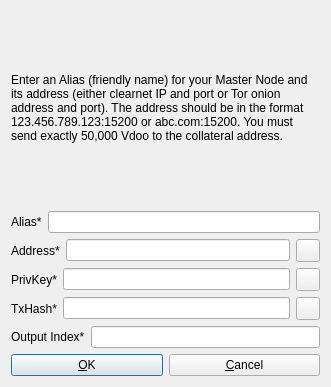
<?xml version="1.0" encoding="UTF-8"?>
<ui version="4.0">
 <class>AddEditAtomNode</class>
 <widget class="QDialog" name="AddEditAtomNode">
  <property name="geometry">
   <rect>
    <x>0</x>
    <y>0</y>
    <width>331</width>
    <height>387</height>
   </rect>
  </property>
  <property name="windowTitle">
   <string>Add/Edit Vdoo Node</string>
  </property>
  <property name="modal">
   <bool>true</bool>
  </property>
  <layout class="QVBoxLayout" name="verticalLayout">
   <item>
    <widget class="QLabel" name="label_9">
     <property name="sizePolicy">
      <sizepolicy hsizetype="Preferred" vsizetype="Expanding">
       <horstretch>0</horstretch>
       <verstretch>0</verstretch>
      </sizepolicy>
     </property>
     <property name="text">
      <string>&lt;html&gt;&lt;head/&gt;&lt;body&gt;&lt;p&gt;Enter an Alias (friendly name) for your Master Node and its address (either clearnet IP and port or Tor onion address and port). The address should be in the format 123.456.789.123:15200 or abc.com:15200. You must send exactly 50,000 Vdoo  to the collateral address.&lt;/p&gt;&lt;/body&gt;&lt;/html&gt;</string>
     </property>
     <property name="wordWrap">
      <bool>true</bool>
     </property>
    </widget>
   </item>
   <item>
    <layout class="QHBoxLayout" name="horizontalLayout_4">
     <property name="bottomMargin">
      <number>0</number>
     </property>
     <item>
      <widget class="QLabel" name="label_4">
       <property name="text">
        <string>Alias*</string>
       </property>
      </widget>
     </item>
     <item>
      <widget class="QLineEdit" name="aliasLineEdit"/>
     </item>
    </layout>
   </item>
   <item>
    <layout class="QHBoxLayout" name="horizontalLayout_5">
     <property name="bottomMargin">
      <number>0</number>
     </property>
     <item>
      <widget class="QLabel" name="label_6">
       <property name="text">
        <string>Address*</string>
       </property>
      </widget>
     </item>
     <item>
      <widget class="QLineEdit" name="addressLineEdit"/>
     </item>
     <item>
      <widget class="QToolButton" name="AddEditAddressPasteButton">
       <property name="toolTip">
        <string>Paste address from clipboard</string>
       </property>
       <property name="text">
        <string/>
       </property>
       <property name="icon">
        <iconset resource="../bitcoin.qrc">
         <normaloff>:/icons/editpaste</normaloff>:/icons/editpaste</iconset>
       </property>
       <property name="shortcut">
        <string>Alt+P</string>
       </property>
      </widget>
     </item>
    </layout>
   </item>
   <item>
    <layout class="QHBoxLayout" name="horizontalLayout_3">
     <property name="bottomMargin">
      <number>0</number>
     </property>
     <item>
      <widget class="QLabel" name="label_5">
       <property name="text">
        <string>PrivKey*</string>
       </property>
      </widget>
     </item>
     <item>
      <widget class="QLineEdit" name="privkeyLineEdit"/>
     </item>
     <item>
      <widget class="QToolButton" name="AddEditPrivkeyPasteButton">
       <property name="toolTip">
        <string>Paste address from clipboard</string>
       </property>
       <property name="text">
        <string/>
       </property>
       <property name="icon">
        <iconset resource="../bitcoin.qrc">
         <normaloff>:/icons/editpaste</normaloff>:/icons/editpaste</iconset>
       </property>
       <property name="shortcut">
        <string>Alt+P</string>
       </property>
      </widget>
     </item>
    </layout>
   </item>
   <item>
    <layout class="QHBoxLayout" name="horizontalLayout_2">
     <property name="bottomMargin">
      <number>0</number>
     </property>
     <item>
      <widget class="QLabel" name="label_2">
       <property name="text">
        <string>TxHash*</string>
       </property>
      </widget>
     </item>
     <item>
      <widget class="QLineEdit" name="txhashLineEdit"/>
     </item>
     <item>
      <widget class="QToolButton" name="AddEditTxhashPasteButton">
       <property name="toolTip">
        <string>Paste address from clipboard</string>
       </property>
       <property name="text">
        <string/>
       </property>
       <property name="icon">
        <iconset resource="../bitcoin.qrc">
         <normaloff>:/icons/editpaste</normaloff>:/icons/editpaste</iconset>
       </property>
       <property name="shortcut">
        <string>Alt+P</string>
       </property>
      </widget>
     </item>
    </layout>
   </item>
   <item>
    <layout class="QHBoxLayout" name="horizontalLayout_8">
     <property name="bottomMargin">
      <number>0</number>
     </property>
     <item>
      <widget class="QLabel" name="label_8">
       <property name="text">
        <string>Output Index*</string>
       </property>
      </widget>
     </item>
     <item>
      <widget class="QLineEdit" name="outputindexLineEdit"/>
     </item>
    </layout>
   </item>
   <item>
    <layout class="QHBoxLayout" name="horizontalLayout_Buttons">
     <item>
      <widget class="QPushButton" name="okButton">
       <property name="text">
        <string>&amp;OK</string>
       </property>
      </widget>
     </item>
     <item>
      <widget class="QPushButton" name="cancelButton">
       <property name="text">
        <string>&amp;Cancel</string>
       </property>
       <property name="autoDefault">
        <bool>false</bool>
       </property>
      </widget>
     </item>
    </layout>
   </item>
  </layout>
 </widget>
 <resources>
  <include location="../bitcoin.qrc"/>
 </resources>
 <connections/>
</ui>
